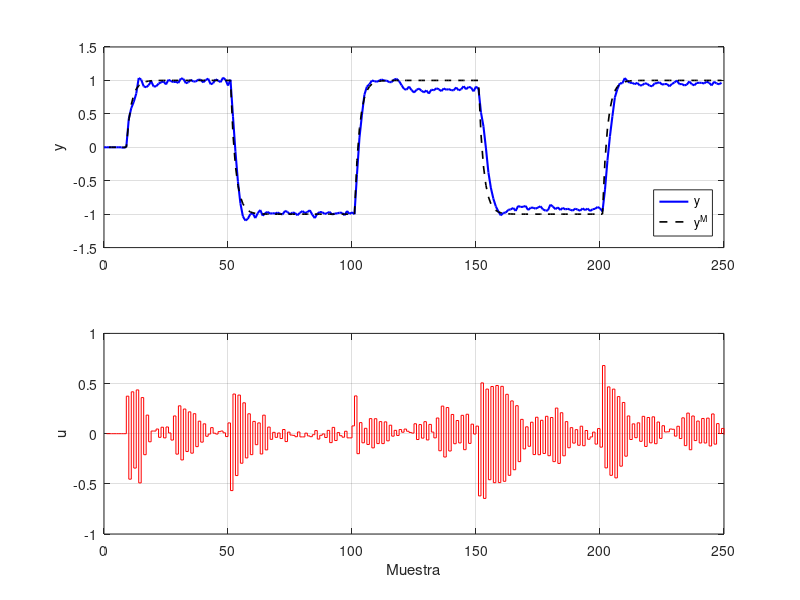
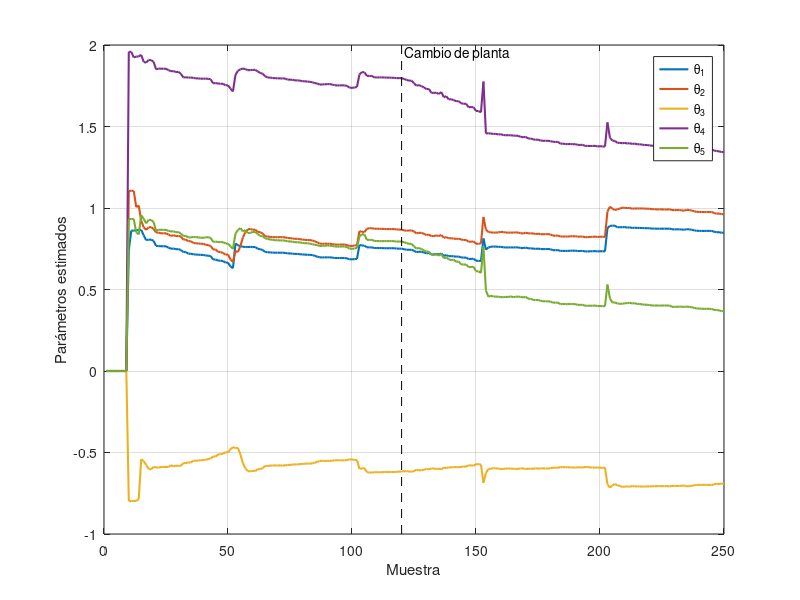
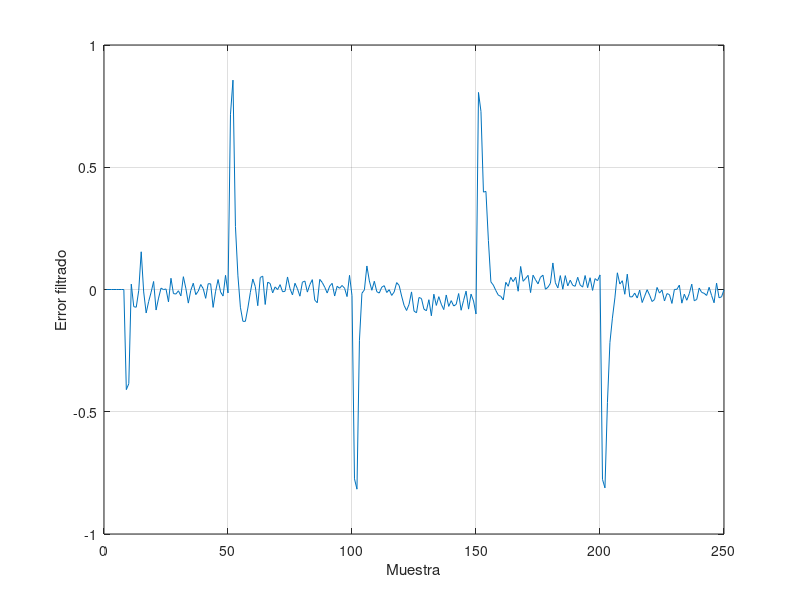

The MATLAB source for these figures, in order:
clear all; close all; clc
%% 1. Parámetros de simulación

cambioref = 50;         % Duración de cada escalón
ciclos = 5;             % Cantidad de escalones
n = cambioref*ciclos;

e = 0.02*randn(n,1);    % Ruido blanco
y = zeros(n,1);         % Salida de la planta
u = zeros(n,1);         % Señal de control

k_cambio = 120;         % Instante de reducción de ganancia


%% 2. Modelo de la planta

% A(q^-1) y(k) = q^-d B'(q^-1) u(k)

A = [1 -1.74 0.77];
B = [0.0011 0.0009]*1000;

na = length(A);
nb = length(B);
nk = 2;                 % Retardo d

% Modelo del ruido
C = [1 -2 1.29 -0.27];
nc = 4;


%% 3. Modelo de referencia

% M(q^-1) = Bm(q^-1)/Am(q^-1)

Bm = 0.4;
Am = [1 -0.6 0 0 0];

nBm = length(Bm);
nAm = 2;

Ra = zeros(n,1);        % Referencia filtrada
ym = zeros(n,1);        % Salida del modelo de referencia


%% 4. Señal de referencia

ref = ones(cambioref,1);

for i = 1:ciclos-1
    ref = [ref; (-1)^i*ones(cambioref,1)];
end


%% 5. Cálculo de F y G

% Am = F*A + q^-nk*G

% Polinomio F
F = zeros(nk,1);
F(1) = 1;

for i = 2:nk

    F(i) = Am(i);

    for j = 1:i-1
        if i-j+1 <= length(A)
            F(i) = F(i) - F(j)*A(i-j+1);
        end
    end

end


% Polinomio G
G = zeros(na,1);

for i = 1:na

    G(i) = Am(nk+i);

    for j = 0:nk-1
        if i+nk-j <= length(A)
            G(i) = G(i) - F(j+1)*A(i+nk-j);
        end
    end

end


%% 6. Cálculo de los parámetros del controlador

% Producto de polinomios F*B'
FB = conv(F,B)';

% Ley de control:
%
% u(k) = 1/b0 * [ Ra(k) - G*y(k) + (b0-FB)*u(k) ]
%
% Expresión vectorial:
%
% u(k) = ValReg' * ParReg

b0 = B(1);

% Vector de parámetros del controlador
ParReg = zeros(na+nb+nk-2,1);

ParReg(1) = 1/b0;

% Coeficientes asociados a las salidas pasadas
ParReg(2:na) = G(1:na-1)/b0;

% Coeficientes asociados a las entradas pasadas
ParReg(na+1:na+nb+nk-2) = FB(2:nb+nk-1)/b0;

% Parámetros del RLS
lambda_f = 0.99;              % Factor de olvido
Cov = 1000*eye(length(ParReg));

ParReg_ad = ParReg;           % Estimación inicial

%% 7. Simulación en lazo cerrado

ParHist = zeros(length(ParReg_ad),n);
for k = nk+nb+5:n

    % ------------------------------------------
    % Cambio en la planta
    % ------------------------------------------

    if k == k_cambio
        B = B/2;
    end


    % ------------------------------------------
    % Planta
    % ------------------------------------------

    % A*y(k) = q^-nk * B' * u(k)

    y(k) = 0;

    % Términos asociados a A
    for j = 2:na
        y(k) = y(k) - A(j)*y(k-j+1);
    end

    % Términos asociados a B'
    for j = 1:nb
        y(k) = y(k) + B(j)*u(k+1-j-nk);
    end

    % Perturbación de salida
    for j = 1:nc
        y(k) = y(k) + C(j)*e(k-j);
    end


    % ------------------------------------------
    % Modelo de referencia
    % ------------------------------------------

    % Referencia filtrada: Ra = H*r
    for j = 1:nBm
        Ra(k) = Ra(k) + Bm(j)*ref(k-j+1);
    end

    % Dinámica del modelo: Am*ym = Ra
    ym(k) = Ra(k);

    for j = 2:nAm
        ym(k) = ym(k) - Am(j)*ym(k-j+1);
    end

    
    % ------------------------------------------
    % Identificación recursiva de los parámetros
    % ------------------------------------------

    if k > nk+nb+5

        j = k-nk;

        % Variable auxiliar: ya(k+d) = Am*y(k+d)
        ya = 0;

        for m = 1:nAm
            ya = ya + Am(m)*y(k-m+1);
        end

        % Regresor de la planta
        phi_id = zeros(length(ParReg_ad),1);
        phi_id(1) = ya;
        phi_id(2:na) = -flipud(y(j-na+2:j));
        phi_id(na+1:end) = -flipud(u(j-nb-nk+2:j-1));

        % Actualización RLS
        K = Cov*phi_id / (lambda_f + phi_id'*Cov*phi_id);
        errorID = u(j) - phi_id'*ParReg_ad;
        ParReg_ad = ParReg_ad + K*errorID;
        Cov = (Cov - K*phi_id'*Cov)/lambda_f;
        ParHist(:,k) = ParReg_ad;
    end


    % ------------------------------------------
    % Vector de regresión del controlador
    % ------------------------------------------

    phi_reg = zeros(na+nb+nk-2,1);

    % Referencia filtrada
    phi_reg(1) = Ra(k);

    % Salidas pasadas
    phi_reg(2:na) = -flipud(y(k-na+2:k));

    % Entradas pasadas
    phi_reg(na+1:na+nb+nk-2) = -flipud(u(k-nb-nk+2:k-1));


    % ------------------------------------------
    % Ley de control
    % ------------------------------------------
    
    u(k) = phi_reg'*ParReg_ad;

end


%% 8. Resultados
t = 0:length(ym)-1;

figure;
subplot(2,1,1)
plot(t,y,'b','LineWidth',1.5);
hold on;
plot(t(nk+1:end),ym(1:length(ym)-nk),'k--','LineWidth',1.2);
axis([0 n -1.5 1.5]);
grid on;
legend('y','y^M','Location','southeast');
ylabel('y');

subplot(2,1,2)
stairs(u,'r');

grid on;
xlabel('Muestra');
ylabel('u');

%% Muestro la evolución de los parámetros
figure;

plot(ParHist','LineWidth',1.5);
yl = ylim;
line([k_cambio k_cambio], yl,'Color','k','LineStyle','--');
text(k_cambio, yl(2), ' Cambio de planta','VerticalAlignment','top');
grid on;

xlabel('Muestra');
ylabel('Parámetros estimados');
legend('\theta_1','\theta_2','\theta_3','\theta_4','\theta_5');

%% Error de seguimiento filtrado
yf = filter(Am(1:nAm),1,y);
ymf = filter(Am(1:nAm),1,ym);

error_filtrado = yf-ymf;

figure;
plot(error_filtrado);
grid on;
xlabel('Muestra');
ylabel('Error filtrado');

% Vemos la varianza del error filtrado en un intervalo de tiempo donde la
% referencia está en 0
var(error_filtrado(60:95))
